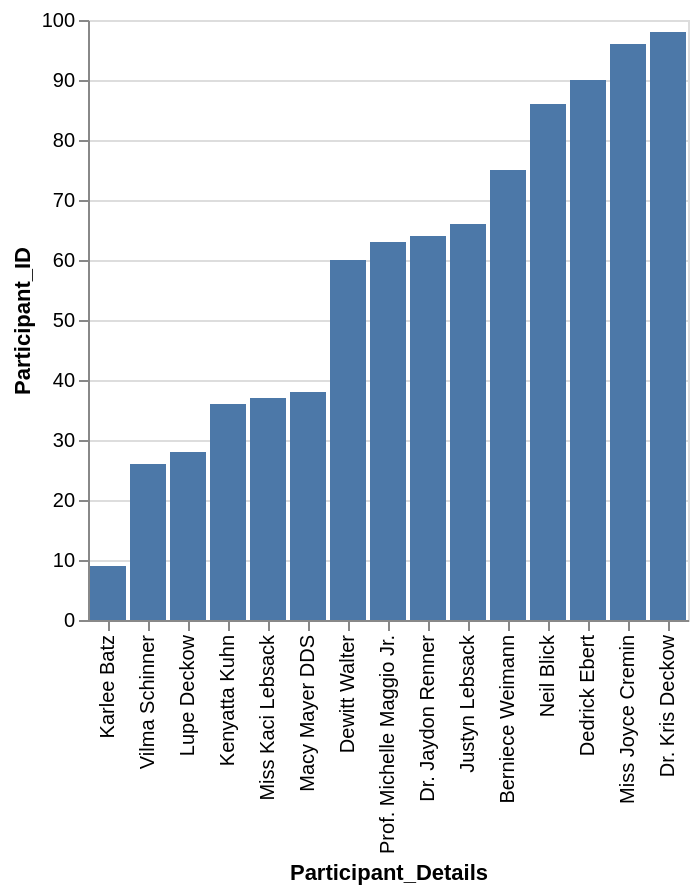

Vega-Lite specification stored for this chart:
### Vega-Lite specification from a JSON file in a GitHub repository (floating-point values rounded to 4 significant figures)
{"data": {"values": [{"x_data": "Karlee Batz", "y_data": 9}, {"x_data": "Vilma Schinner", "y_data": 26}, {"x_data": "Lupe Deckow", "y_data": 28}, {"x_data": "Kenyatta Kuhn", "y_data": 36}, {"x_data": "Miss Kaci Lebsack", "y_data": 37}, {"x_data": "Macy Mayer DDS", "y_data": 38}, {"x_data": "Dewitt Walter", "y_data": 60}, {"x_data": "Prof. Michelle Maggio Jr.", "y_data": 63}, {"x_data": "Dr. Jaydon Renner", "y_data": 64}, {"x_data": "Justyn Lebsack", "y_data": 66}, {"x_data": "Berniece Weimann", "y_data": 75}, {"x_data": "Neil Blick", "y_data": 86}, {"x_data": "Dedrick Ebert", "y_data": 90}, {"x_data": "Miss Joyce Cremin", "y_data": 96}, {"x_data": "Dr. Kris Deckow", "y_data": 98}]}, "mark": "bar", "encoding": {"x": {"field": "x_data", "type": "nominal", "title": "Participant_Details", "sort": {"op": "sum", "field": "y_data", "order": "ascending"}}, "y": {"field": "y_data", "type": "quantitative", "title": "Participant_ID"}}}
